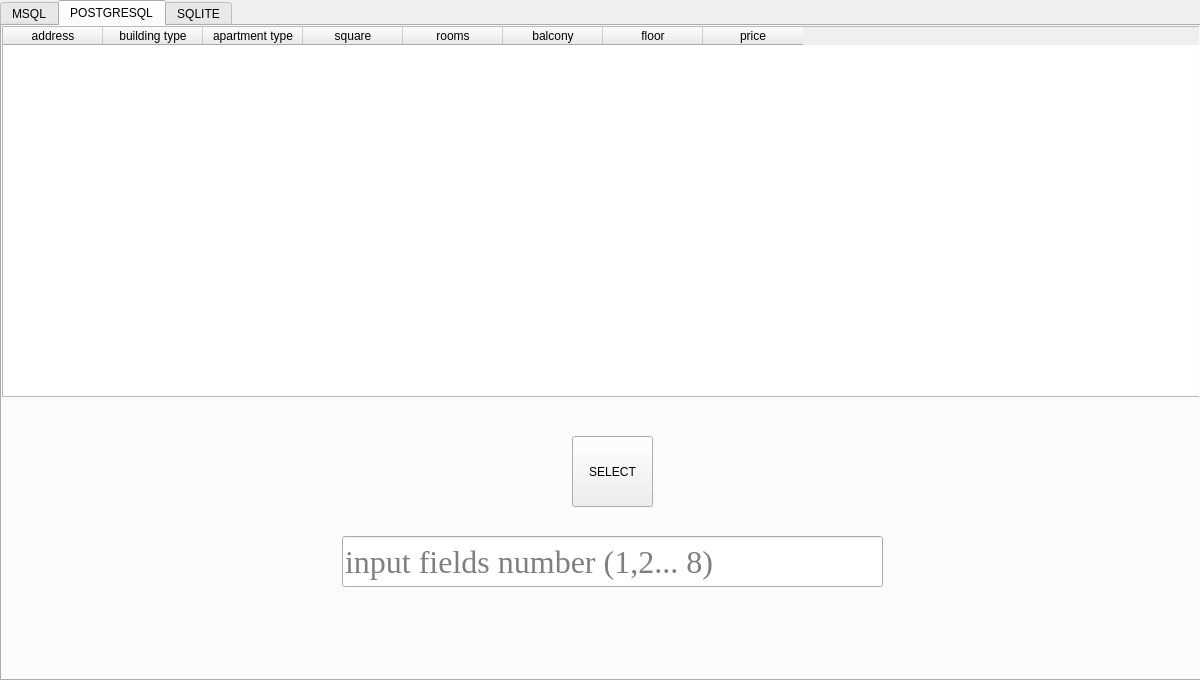
<?xml version="1.0" encoding="UTF-8"?>
<ui version="4.0">
 <class>Makaruk_lab_2</class>
 <widget class="QMainWindow" name="Makaruk_lab_2">
  <property name="enabled">
   <bool>true</bool>
  </property>
  <property name="geometry">
   <rect>
    <x>0</x>
    <y>0</y>
    <width>1200</width>
    <height>680</height>
   </rect>
  </property>
  <property name="baseSize">
   <size>
    <width>1500</width>
    <height>1000</height>
   </size>
  </property>
  <property name="mouseTracking">
   <bool>true</bool>
  </property>
  <property name="windowTitle">
   <string>Makaruk_lab_2</string>
  </property>
  <widget class="QWidget" name="centralwidget">
   <widget class="QTabWidget" name="tabWidget">
    <property name="enabled">
     <bool>true</bool>
    </property>
    <property name="geometry">
     <rect>
      <x>0</x>
      <y>0</y>
      <width>1201</width>
      <height>681</height>
     </rect>
    </property>
    <property name="mouseTracking">
     <bool>true</bool>
    </property>
    <property name="currentIndex">
     <number>1</number>
    </property>
    <widget class="QWidget" name="MSQLTAB">
     <attribute name="title">
      <string>MSQL</string>
     </attribute>
     <widget class="QTableWidget" name="MSQLTABLE">
      <property name="geometry">
       <rect>
        <x>0</x>
        <y>0</y>
        <width>1201</width>
        <height>371</height>
       </rect>
      </property>
      <property name="maximumSize">
       <size>
        <width>1201</width>
        <height>16777215</height>
       </size>
      </property>
      <property name="showGrid">
       <bool>true</bool>
      </property>
      <attribute name="horizontalHeaderCascadingSectionResizes">
       <bool>false</bool>
      </attribute>
      <column>
       <property name="text">
        <string>address</string>
       </property>
       <property name="textAlignment">
        <set>AlignCenter</set>
       </property>
      </column>
      <column>
       <property name="text">
        <string>building type</string>
       </property>
      </column>
      <column>
       <property name="text">
        <string>apartment type</string>
       </property>
      </column>
      <column>
       <property name="text">
        <string>square</string>
       </property>
      </column>
      <column>
       <property name="text">
        <string>rooms</string>
       </property>
      </column>
      <column>
       <property name="text">
        <string>balcony</string>
       </property>
      </column>
      <column>
       <property name="text">
        <string>floor</string>
       </property>
      </column>
      <column>
       <property name="text">
        <string>price</string>
       </property>
      </column>
     </widget>
     <widget class="QPushButton" name="UPDATE">
      <property name="geometry">
       <rect>
        <x>10</x>
        <y>390</y>
        <width>81</width>
        <height>71</height>
       </rect>
      </property>
      <property name="text">
       <string>UPDATE</string>
      </property>
     </widget>
     <widget class="QPushButton" name="ADD">
      <property name="geometry">
       <rect>
        <x>10</x>
        <y>480</y>
        <width>81</width>
        <height>71</height>
       </rect>
      </property>
      <property name="text">
       <string>ADD</string>
      </property>
     </widget>
     <widget class="QPushButton" name="DELETE">
      <property name="geometry">
       <rect>
        <x>10</x>
        <y>570</y>
        <width>81</width>
        <height>71</height>
       </rect>
      </property>
      <property name="text">
       <string>DELETE</string>
      </property>
     </widget>
     <widget class="QTableWidget" name="MSQLTABLE_2">
      <property name="geometry">
       <rect>
        <x>110</x>
        <y>480</y>
        <width>821</width>
        <height>71</height>
       </rect>
      </property>
      <property name="maximumSize">
       <size>
        <width>1201</width>
        <height>16777215</height>
       </size>
      </property>
      <property name="showGrid">
       <bool>true</bool>
      </property>
      <attribute name="horizontalHeaderCascadingSectionResizes">
       <bool>false</bool>
      </attribute>
      <row>
       <property name="text">
        <string>1</string>
       </property>
      </row>
      <column>
       <property name="text">
        <string>address</string>
       </property>
       <property name="textAlignment">
        <set>AlignCenter</set>
       </property>
      </column>
      <column>
       <property name="text">
        <string>building type</string>
       </property>
      </column>
      <column>
       <property name="text">
        <string>apartment type</string>
       </property>
      </column>
      <column>
       <property name="text">
        <string>square</string>
       </property>
      </column>
      <column>
       <property name="text">
        <string>rooms</string>
       </property>
      </column>
      <column>
       <property name="text">
        <string>balcony</string>
       </property>
      </column>
      <column>
       <property name="text">
        <string>floor</string>
       </property>
      </column>
      <column>
       <property name="text">
        <string>price</string>
       </property>
      </column>
     </widget>
     <widget class="QTableWidget" name="MSQLTABLE_3">
      <property name="geometry">
       <rect>
        <x>110</x>
        <y>570</y>
        <width>131</width>
        <height>71</height>
       </rect>
      </property>
      <row>
       <property name="text">
        <string>1</string>
       </property>
      </row>
      <column>
       <property name="text">
        <string>address</string>
       </property>
      </column>
     </widget>
     <widget class="QPushButton" name="IMPORT">
      <property name="geometry">
       <rect>
        <x>110</x>
        <y>390</y>
        <width>81</width>
        <height>71</height>
       </rect>
      </property>
      <property name="text">
       <string>IMPORT</string>
      </property>
     </widget>
    </widget>
    <widget class="QWidget" name="tab_3">
     <attribute name="title">
      <string>POSTGRESQL</string>
     </attribute>
     <widget class="QTableWidget" name="POSTGRESTABLE">
      <property name="geometry">
       <rect>
        <x>0</x>
        <y>0</y>
        <width>1201</width>
        <height>371</height>
       </rect>
      </property>
      <property name="maximumSize">
       <size>
        <width>1201</width>
        <height>16777215</height>
       </size>
      </property>
      <property name="showGrid">
       <bool>true</bool>
      </property>
      <attribute name="horizontalHeaderCascadingSectionResizes">
       <bool>false</bool>
      </attribute>
      <column>
       <property name="text">
        <string>address</string>
       </property>
       <property name="textAlignment">
        <set>AlignCenter</set>
       </property>
      </column>
      <column>
       <property name="text">
        <string>building type</string>
       </property>
      </column>
      <column>
       <property name="text">
        <string>apartment type</string>
       </property>
      </column>
      <column>
       <property name="text">
        <string>square</string>
       </property>
      </column>
      <column>
       <property name="text">
        <string>rooms</string>
       </property>
      </column>
      <column>
       <property name="text">
        <string>balcony</string>
       </property>
      </column>
      <column>
       <property name="text">
        <string>floor</string>
       </property>
      </column>
      <column>
       <property name="text">
        <string>price</string>
       </property>
      </column>
     </widget>
     <widget class="QPushButton" name="SELECT">
      <property name="geometry">
       <rect>
        <x>570</x>
        <y>410</y>
        <width>81</width>
        <height>71</height>
       </rect>
      </property>
      <property name="text">
       <string>SELECT</string>
      </property>
     </widget>
     <widget class="QLineEdit" name="TEXTLINE">
      <property name="geometry">
       <rect>
        <x>340</x>
        <y>510</y>
        <width>541</width>
        <height>51</height>
       </rect>
      </property>
      <property name="font">
       <font>
        <family>Georgia</family>
        <pointsize>24</pointsize>
       </font>
      </property>
      <property name="inputMask">
       <string/>
      </property>
      <property name="text">
       <string/>
      </property>
      <property name="placeholderText">
       <string>input fields number (1,2... 8)</string>
      </property>
     </widget>
    </widget>
    <widget class="QWidget" name="tab_2">
     <attribute name="title">
      <string>SQLITE</string>
     </attribute>
     <widget class="QTableWidget" name="SQLITETABLE">
      <property name="geometry">
       <rect>
        <x>0</x>
        <y>0</y>
        <width>1201</width>
        <height>661</height>
       </rect>
      </property>
      <property name="maximumSize">
       <size>
        <width>1201</width>
        <height>16777215</height>
       </size>
      </property>
      <property name="showGrid">
       <bool>true</bool>
      </property>
      <attribute name="horizontalHeaderCascadingSectionResizes">
       <bool>false</bool>
      </attribute>
     </widget>
    </widget>
   </widget>
  </widget>
 </widget>
 <resources/>
 <connections/>
</ui>
